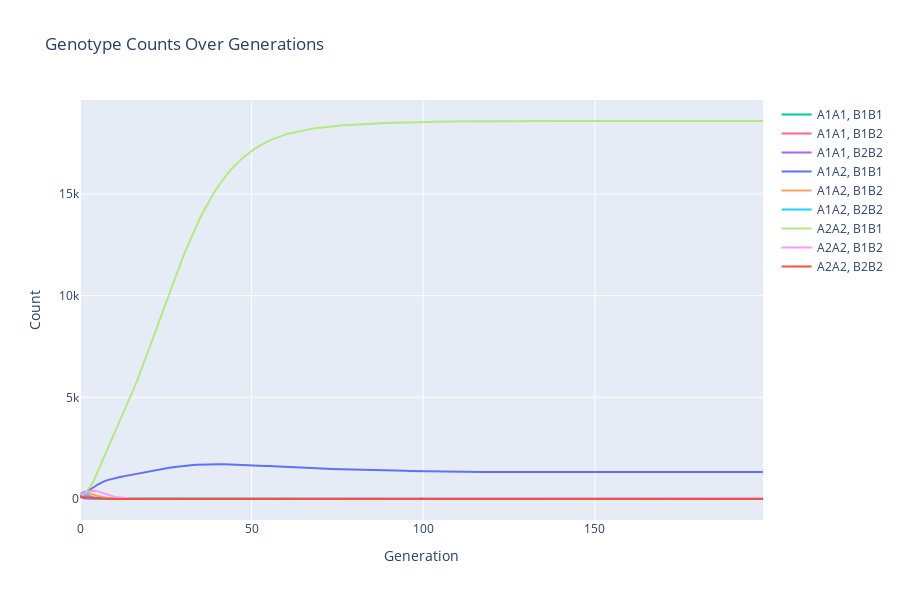
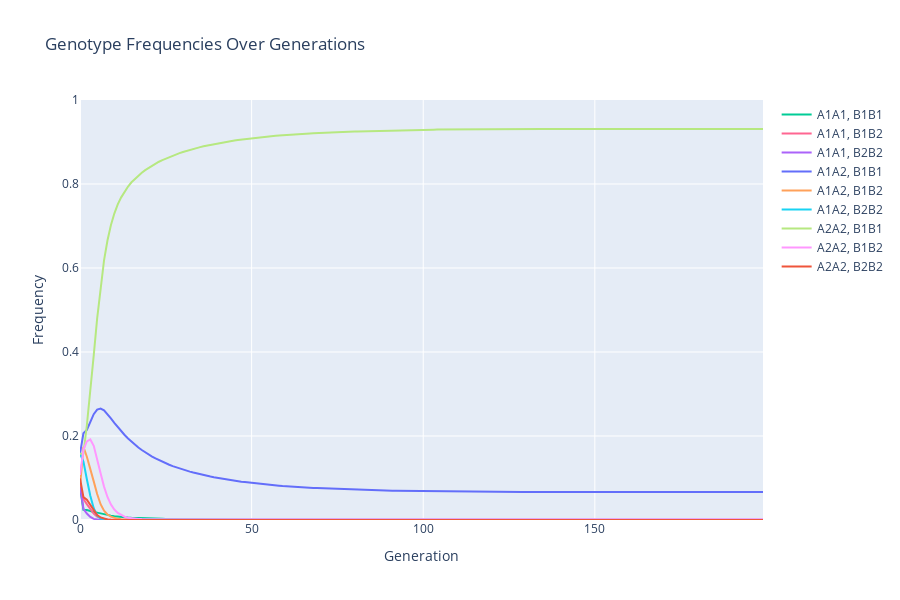
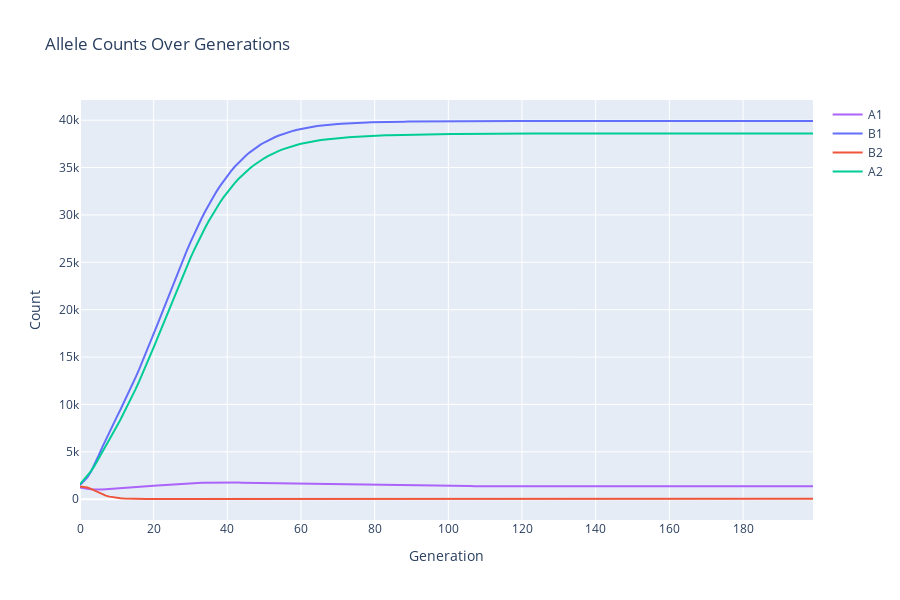
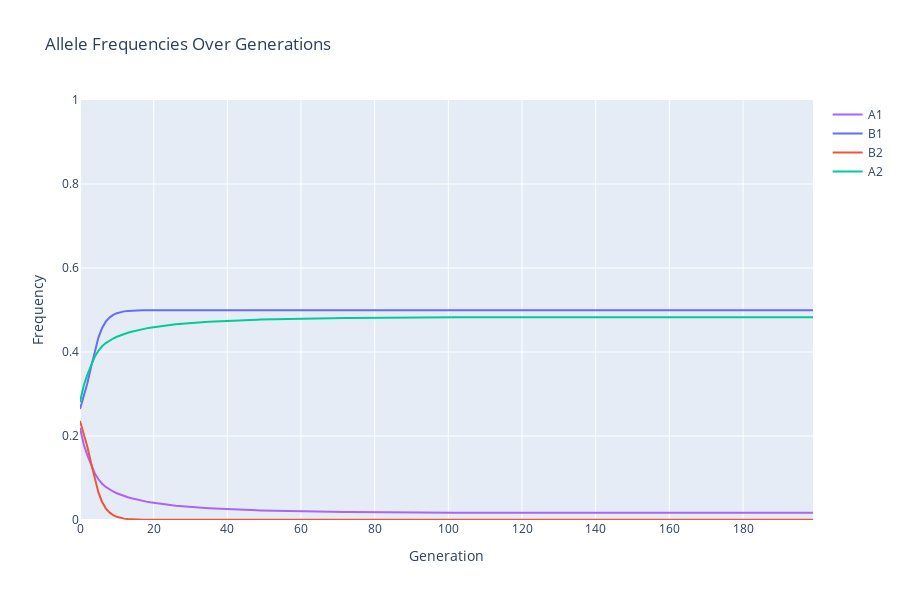

Source (notebook cell) for these figures, in order:
### Code cell
pg = PopGen()
loci = 2
alleles = 2
Nm = 1000
Nf = 1000
seed = 42

pg.genotype_data = pg.generate_genotype_data(loci, alleles, Nm, Nf, seed)
pg.growth_rate = 1.1
pg.growth_rate=0.1
pg.mutation_rate=0.01
pg.carrying_capacity = 20000
# pg.max_drift=0.1

pg.run(200)
pg.plot_genotype_counts()
pg.plot_genotype_frequencies()
pg.plot_allele_counts()
pg.plot_allele_frequencies()
pg.plot_population_sizes()
pg.plot_effective_population_sizes()
pg.plot_average_fitness()

### Figure 1 — Plotly figure (JSON) as saved in the notebook; plotly's stock layout.template omitted (floating-point values rounded to 4 significant figures; data arrays with more than 128 entries replaced by an {"elided": "..."} marker saying what was removed)
{"data": [{"hoverinfo": "text", "line": {"color": "#00CC96"}, "mode": "lines", "name": "A1A1, B1B1", "text": {"elided": "200 str values"}, "type": "scatter", "x": {"elided": "200 int values"}, "y": {"elided": "200 int values"}}, {"hoverinfo": "text", "line": {"color": "#FF6692"}, "mode": "lines", "name": "A1A1, B1B2", "text": {"elided": "200 str values"}, "type": "scatter", "x": {"elided": "200 int values"}, "y": {"elided": "200 int values"}}, {"hoverinfo": "text", "line": {"color": "#AB63FA"}, "mode": "lines", "name": "A1A1, B2B2", "text": {"elided": "200 str values"}, "type": "scatter", "x": {"elided": "200 int values"}, "y": {"elided": "200 int values"}}, {"hoverinfo": "text", "line": {"color": "#636EFA"}, "mode": "lines", "name": "A1A2, B1B1", "text": {"elided": "200 str values"}, "type": "scatter", "x": {"elided": "200 int values"}, "y": {"elided": "200 int values"}}, {"hoverinfo": "text", "line": {"color": "#FFA15A"}, "mode": "lines", "name": "A1A2, B1B2", "text": {"elided": "200 str values"}, "type": "scatter", "x": {"elided": "200 int values"}, "y": {"elided": "200 int values"}}, {"hoverinfo": "text", "line": {"color": "#19D3F3"}, "mode": "lines", "name": "A1A2, B2B2", "text": {"elided": "200 str values"}, "type": "scatter", "x": {"elided": "200 int values"}, "y": {"elided": "200 int values"}}, {"hoverinfo": "text", "line": {"color": "#B6E880"}, "mode": "lines", "name": "A2A2, B1B1", "text": {"elided": "200 str values"}, "type": "scatter", "x": {"elided": "200 int values"}, "y": {"elided": "200 int values"}}, {"hoverinfo": "text", "line": {"color": "#FF97FF"}, "mode": "lines", "name": "A2A2, B1B2", "text": {"elided": "200 str values"}, "type": "scatter", "x": {"elided": "200 int values"}, "y": {"elided": "200 int values"}}, {"hoverinfo": "text", "line": {"color": "#EF553B"}, "mode": "lines", "name": "A2A2, B2B2", "text": {"elided": "200 str values"}, "type": "scatter", "x": {"elided": "200 int values"}, "y": {"elided": "200 int values"}}], "layout": {"height": 600, "hovermode": "closest", "title": {"text": "Genotype Counts Over Generations"}, "xaxis": {"title": {"text": "Generation"}}, "yaxis": {"title": {"text": "Count"}}}}

### Figure 2 — Plotly figure (JSON) as saved in the notebook; plotly's stock layout.template omitted (floating-point values rounded to 4 significant figures; data arrays with more than 128 entries replaced by an {"elided": "..."} marker saying what was removed)
{"data": [{"hoverinfo": "text", "line": {"color": "#00CC96"}, "mode": "lines", "name": "A1A1, B1B1", "text": {"elided": "200 str values"}, "type": "scatter", "x": {"elided": "200 int values"}, "y": {"elided": "200 float values"}}, {"hoverinfo": "text", "line": {"color": "#FF6692"}, "mode": "lines", "name": "A1A1, B1B2", "text": {"elided": "200 str values"}, "type": "scatter", "x": {"elided": "200 int values"}, "y": {"elided": "200 float values"}}, {"hoverinfo": "text", "line": {"color": "#AB63FA"}, "mode": "lines", "name": "A1A1, B2B2", "text": {"elided": "200 str values"}, "type": "scatter", "x": {"elided": "200 int values"}, "y": {"elided": "200 float values"}}, {"hoverinfo": "text", "line": {"color": "#636EFA"}, "mode": "lines", "name": "A1A2, B1B1", "text": {"elided": "200 str values"}, "type": "scatter", "x": {"elided": "200 int values"}, "y": {"elided": "200 float values"}}, {"hoverinfo": "text", "line": {"color": "#FFA15A"}, "mode": "lines", "name": "A1A2, B1B2", "text": {"elided": "200 str values"}, "type": "scatter", "x": {"elided": "200 int values"}, "y": {"elided": "200 float values"}}, {"hoverinfo": "text", "line": {"color": "#19D3F3"}, "mode": "lines", "name": "A1A2, B2B2", "text": {"elided": "200 str values"}, "type": "scatter", "x": {"elided": "200 int values"}, "y": {"elided": "200 float values"}}, {"hoverinfo": "text", "line": {"color": "#B6E880"}, "mode": "lines", "name": "A2A2, B1B1", "text": {"elided": "200 str values"}, "type": "scatter", "x": {"elided": "200 int values"}, "y": {"elided": "200 float values"}}, {"hoverinfo": "text", "line": {"color": "#FF97FF"}, "mode": "lines", "name": "A2A2, B1B2", "text": {"elided": "200 str values"}, "type": "scatter", "x": {"elided": "200 int values"}, "y": {"elided": "200 float values"}}, {"hoverinfo": "text", "line": {"color": "#EF553B"}, "mode": "lines", "name": "A2A2, B2B2", "text": {"elided": "200 str values"}, "type": "scatter", "x": {"elided": "200 int values"}, "y": {"elided": "200 float values"}}], "layout": {"height": 600, "hovermode": "closest", "title": {"text": "Genotype Frequencies Over Generations"}, "xaxis": {"title": {"text": "Generation"}}, "yaxis": {"range": [0, 1], "title": {"text": "Frequency"}}}}

### Figure 3 — Plotly figure (JSON) as saved in the notebook; plotly's stock layout.template omitted (floating-point values rounded to 4 significant figures; data arrays with more than 128 entries replaced by an {"elided": "..."} marker saying what was removed)
{"data": [{"hoverinfo": "text", "line": {"color": "#AB63FA"}, "mode": "lines", "name": "A1", "text": {"elided": "200 str values"}, "type": "scatter", "x": {"elided": "200 int values"}, "y": {"elided": "200 int values"}}, {"hoverinfo": "text", "line": {"color": "#636EFA"}, "mode": "lines", "name": "B1", "text": {"elided": "200 str values"}, "type": "scatter", "x": {"elided": "200 int values"}, "y": {"elided": "200 int values"}}, {"hoverinfo": "text", "line": {"color": "#EF553B"}, "mode": "lines", "name": "B2", "text": {"elided": "200 str values"}, "type": "scatter", "x": {"elided": "200 int values"}, "y": {"elided": "200 int values"}}, {"hoverinfo": "text", "line": {"color": "#00CC96"}, "mode": "lines", "name": "A2", "text": {"elided": "200 str values"}, "type": "scatter", "x": {"elided": "200 int values"}, "y": {"elided": "200 int values"}}], "layout": {"height": 600, "hovermode": "closest", "title": {"text": "Allele Counts Over Generations"}, "xaxis": {"title": {"text": "Generation"}}, "yaxis": {"title": {"text": "Count"}}}}

### Figure 4 — Plotly figure (JSON) as saved in the notebook; plotly's stock layout.template omitted (floating-point values rounded to 4 significant figures; data arrays with more than 128 entries replaced by an {"elided": "..."} marker saying what was removed)
{"data": [{"hoverinfo": "text", "line": {"color": "#AB63FA"}, "mode": "lines", "name": "A1", "text": {"elided": "200 str values"}, "type": "scatter", "x": {"elided": "200 int values"}, "y": {"elided": "200 float values"}}, {"hoverinfo": "text", "line": {"color": "#636EFA"}, "mode": "lines", "name": "B1", "text": {"elided": "200 str values"}, "type": "scatter", "x": {"elided": "200 int values"}, "y": {"elided": "200 float values"}}, {"hoverinfo": "text", "line": {"color": "#EF553B"}, "mode": "lines", "name": "B2", "text": {"elided": "200 str values"}, "type": "scatter", "x": {"elided": "200 int values"}, "y": {"elided": "200 float values"}}, {"hoverinfo": "text", "line": {"color": "#00CC96"}, "mode": "lines", "name": "A2", "text": {"elided": "200 str values"}, "type": "scatter", "x": {"elided": "200 int values"}, "y": {"elided": "200 float values"}}], "layout": {"height": 600, "hovermode": "closest", "title": {"text": "Allele Frequencies Over Generations"}, "xaxis": {"title": {"text": "Generation"}}, "yaxis": {"range": [0, 1], "title": {"text": "Frequency"}}}}
